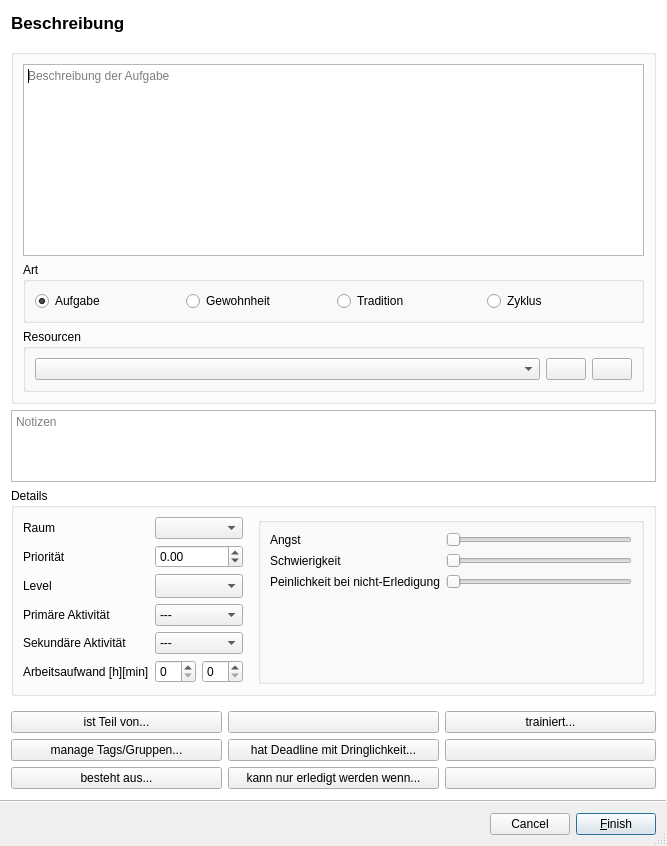
<?xml version="1.0" encoding="UTF-8"?>
<ui version="4.0">
 <class>Wizard</class>
 <widget class="QWizard" name="Wizard">
  <property name="geometry">
   <rect>
    <x>0</x>
    <y>0</y>
    <width>667</width>
    <height>846</height>
   </rect>
  </property>
  <property name="windowTitle">
   <string>Bearbeite Aufgabe</string>
  </property>
  <property name="sizeGripEnabled">
   <bool>true</bool>
  </property>
  <property name="modal">
   <bool>true</bool>
  </property>
  <property name="wizardStyle">
   <enum>QWizard::ModernStyle</enum>
  </property>
  <property name="options">
   <set>QWizard::CancelButtonOnLeft|QWizard::HaveFinishButtonOnEarlyPages|QWizard::IgnoreSubTitles|QWizard::NoBackButtonOnStartPage</set>
  </property>
  <widget class="QWizardPage" name="page_basics">
   <property name="title">
    <string>Beschreibung</string>
   </property>
   <layout class="QVBoxLayout" name="verticalLayout_2">
    <item>
     <widget class="QGroupBox" name="groupBox">
      <property name="sizePolicy">
       <sizepolicy hsizetype="Preferred" vsizetype="MinimumExpanding">
        <horstretch>0</horstretch>
        <verstretch>0</verstretch>
       </sizepolicy>
      </property>
      <property name="title">
       <string/>
      </property>
      <layout class="QVBoxLayout" name="verticalLayout">
       <item>
        <widget class="QPlainTextEdit" name="desc">
         <property name="sizePolicy">
          <sizepolicy hsizetype="Expanding" vsizetype="Fixed">
           <horstretch>0</horstretch>
           <verstretch>0</verstretch>
          </sizepolicy>
         </property>
         <property name="maximumSize">
          <size>
           <width>16777215</width>
           <height>500</height>
          </size>
         </property>
         <property name="mouseTracking">
          <bool>true</bool>
         </property>
         <property name="tabletTracking">
          <bool>true</bool>
         </property>
         <property name="autoFillBackground">
          <bool>true</bool>
         </property>
         <property name="frameShadow">
          <enum>QFrame::Plain</enum>
         </property>
         <property name="verticalScrollBarPolicy">
          <enum>Qt::ScrollBarAlwaysOff</enum>
         </property>
         <property name="horizontalScrollBarPolicy">
          <enum>Qt::ScrollBarAlwaysOff</enum>
         </property>
         <property name="tabChangesFocus">
          <bool>true</bool>
         </property>
         <property name="textInteractionFlags">
          <set>Qt::TextEditorInteraction</set>
         </property>
         <property name="backgroundVisible">
          <bool>false</bool>
         </property>
         <property name="centerOnScroll">
          <bool>false</bool>
         </property>
         <property name="placeholderText">
          <string>Beschreibung der Aufgabe</string>
         </property>
        </widget>
       </item>
       <item>
        <widget class="QGroupBox" name="task_type">
         <property name="title">
          <string>Art</string>
         </property>
         <layout class="QHBoxLayout" name="horizontalLayout_5">
          <item>
           <widget class="QRadioButton" name="is_task">
            <property name="text">
             <string>Aufgabe</string>
            </property>
            <property name="checked">
             <bool>true</bool>
            </property>
            <attribute name="buttonGroup">
             <string notr="true">kind_of</string>
            </attribute>
           </widget>
          </item>
          <item>
           <widget class="QRadioButton" name="is_habit">
            <property name="text">
             <string>Gewohnheit</string>
            </property>
            <attribute name="buttonGroup">
             <string notr="true">kind_of</string>
            </attribute>
           </widget>
          </item>
          <item>
           <widget class="QRadioButton" name="is_tradition">
            <property name="text">
             <string>Tradition</string>
            </property>
            <attribute name="buttonGroup">
             <string notr="true">kind_of</string>
            </attribute>
           </widget>
          </item>
          <item>
           <widget class="QRadioButton" name="is_cycle">
            <property name="text">
             <string>Zyklus</string>
            </property>
            <attribute name="buttonGroup">
             <string notr="true">kind_of</string>
            </attribute>
           </widget>
          </item>
         </layout>
        </widget>
       </item>
       <item>
        <widget class="QGroupBox" name="groupBox_2">
         <property name="title">
          <string>Resourcen</string>
         </property>
         <layout class="QHBoxLayout" name="horizontalLayout_4">
          <item>
           <widget class="QComboBox" name="resources">
            <property name="sizePolicy">
             <sizepolicy hsizetype="Expanding" vsizetype="Fixed">
              <horstretch>0</horstretch>
              <verstretch>0</verstretch>
             </sizepolicy>
            </property>
            <property name="currentText">
             <string/>
            </property>
            <property name="insertPolicy">
             <enum>QComboBox::InsertAlphabetically</enum>
            </property>
           </widget>
          </item>
          <item>
           <widget class="QPushButton" name="resource_remove">
            <property name="text">
             <string/>
            </property>
            <property name="icon">
             <iconset>
              <normaloff>../extra/feathericons/minus.svg</normaloff>../extra/feathericons/minus.svg</iconset>
            </property>
           </widget>
          </item>
          <item>
           <widget class="QPushButton" name="resource_add">
            <property name="text">
             <string/>
            </property>
            <property name="icon">
             <iconset>
              <normaloff>../extra/feathericons/plus.svg</normaloff>../extra/feathericons/plus.svg</iconset>
            </property>
           </widget>
          </item>
         </layout>
        </widget>
       </item>
      </layout>
     </widget>
    </item>
    <item>
     <widget class="QPlainTextEdit" name="notes">
      <property name="sizePolicy">
       <sizepolicy hsizetype="Expanding" vsizetype="Maximum">
        <horstretch>0</horstretch>
        <verstretch>0</verstretch>
       </sizepolicy>
      </property>
      <property name="sizeAdjustPolicy">
       <enum>QAbstractScrollArea::AdjustToContentsOnFirstShow</enum>
      </property>
      <property name="textInteractionFlags">
       <set>Qt::LinksAccessibleByKeyboard|Qt::LinksAccessibleByMouse|Qt::TextBrowserInteraction|Qt::TextEditable|Qt::TextEditorInteraction|Qt::TextSelectableByKeyboard|Qt::TextSelectableByMouse</set>
      </property>
      <property name="placeholderText">
       <string>Notizen</string>
      </property>
     </widget>
    </item>
    <item>
     <widget class="QGroupBox" name="groupBox_6">
      <property name="sizePolicy">
       <sizepolicy hsizetype="Preferred" vsizetype="MinimumExpanding">
        <horstretch>0</horstretch>
        <verstretch>0</verstretch>
       </sizepolicy>
      </property>
      <property name="title">
       <string>Details</string>
      </property>
      <layout class="QHBoxLayout" name="horizontalLayout">
       <item>
        <layout class="QFormLayout" name="formLayout">
         <property name="rightMargin">
          <number>9</number>
         </property>
         <item row="0" column="0">
          <widget class="QLabel" name="label_3">
           <property name="text">
            <string>Raum</string>
           </property>
           <property name="buddy">
            <cstring>space</cstring>
           </property>
          </widget>
         </item>
         <item row="0" column="1">
          <widget class="QComboBox" name="space">
           <property name="enabled">
            <bool>true</bool>
           </property>
           <property name="currentText">
            <string/>
           </property>
           <property name="insertPolicy">
            <enum>QComboBox::NoInsert</enum>
           </property>
           <property name="frame">
            <bool>true</bool>
           </property>
           <property name="modelColumn">
            <number>0</number>
           </property>
          </widget>
         </item>
         <item row="1" column="0">
          <widget class="QLabel" name="label">
           <property name="text">
            <string>Priorität</string>
           </property>
           <property name="buddy">
            <cstring>priority</cstring>
           </property>
          </widget>
         </item>
         <item row="1" column="1">
          <widget class="QDoubleSpinBox" name="priority">
           <property name="minimum">
            <double>-9001.000000000000000</double>
           </property>
           <property name="maximum">
            <double>9001.000000000000000</double>
           </property>
          </widget>
         </item>
         <item row="2" column="0">
          <widget class="QLabel" name="label_4">
           <property name="text">
            <string>Level</string>
           </property>
           <property name="buddy">
            <cstring>level</cstring>
           </property>
          </widget>
         </item>
         <item row="2" column="1">
          <widget class="QComboBox" name="level">
           <property name="enabled">
            <bool>true</bool>
           </property>
           <property name="sizePolicy">
            <sizepolicy hsizetype="Preferred" vsizetype="Fixed">
             <horstretch>0</horstretch>
             <verstretch>0</verstretch>
            </sizepolicy>
           </property>
           <property name="currentText">
            <string/>
           </property>
           <property name="currentIndex">
            <number>-1</number>
           </property>
           <property name="sizeAdjustPolicy">
            <enum>QComboBox::AdjustToMinimumContentsLengthWithIcon</enum>
           </property>
           <property name="frame">
            <bool>true</bool>
           </property>
          </widget>
         </item>
         <item row="3" column="0">
          <widget class="QLabel" name="label_5">
           <property name="text">
            <string>Primäre Aktivität </string>
           </property>
           <property name="buddy">
            <cstring>activity</cstring>
           </property>
          </widget>
         </item>
         <item row="3" column="1">
          <widget class="QComboBox" name="activity">
           <item>
            <property name="text">
             <string>---</string>
            </property>
           </item>
          </widget>
         </item>
         <item row="5" column="0">
          <widget class="QLabel" name="label_6">
           <property name="text">
            <string>Sekundäre Aktivität</string>
           </property>
           <property name="buddy">
            <cstring>secondary_activity</cstring>
           </property>
          </widget>
         </item>
         <item row="5" column="1">
          <widget class="QComboBox" name="secondary_activity">
           <property name="currentText">
            <string>---</string>
           </property>
           <property name="currentIndex">
            <number>0</number>
           </property>
           <item>
            <property name="text">
             <string>---</string>
            </property>
           </item>
          </widget>
         </item>
         <item row="6" column="0">
          <widget class="QLabel" name="label_2">
           <property name="text">
            <string>Arbeitsaufwand [h][min]</string>
           </property>
           <property name="buddy">
            <cstring>ETA_hours</cstring>
           </property>
          </widget>
         </item>
         <item row="6" column="1">
          <layout class="QHBoxLayout" name="horizontalLayout_2">
           <item>
            <widget class="QSpinBox" name="ETA_hours"/>
           </item>
           <item>
            <widget class="QSpinBox" name="ETA_mins"/>
           </item>
          </layout>
         </item>
        </layout>
       </item>
       <item>
        <widget class="QGroupBox" name="groupBox_9">
         <property name="sizePolicy">
          <sizepolicy hsizetype="Preferred" vsizetype="MinimumExpanding">
           <horstretch>0</horstretch>
           <verstretch>0</verstretch>
          </sizepolicy>
         </property>
         <property name="title">
          <string/>
         </property>
         <property name="flat">
          <bool>false</bool>
         </property>
         <layout class="QFormLayout" name="formLayout_2">
          <item row="3" column="0">
           <widget class="QLabel" name="label_11">
            <property name="text">
             <string>Angst</string>
            </property>
           </widget>
          </item>
          <item row="3" column="1">
           <widget class="QSlider" name="fear">
            <property name="orientation">
             <enum>Qt::Horizontal</enum>
            </property>
           </widget>
          </item>
          <item row="6" column="0">
           <widget class="QLabel" name="label_12">
            <property name="text">
             <string>Schwierigkeit</string>
            </property>
           </widget>
          </item>
          <item row="6" column="1">
           <widget class="QSlider" name="difficulty">
            <property name="orientation">
             <enum>Qt::Horizontal</enum>
            </property>
           </widget>
          </item>
          <item row="7" column="0">
           <widget class="QLabel" name="label_13">
            <property name="text">
             <string>Peinlichkeit bei nicht-Erledigung</string>
            </property>
           </widget>
          </item>
          <item row="7" column="1">
           <widget class="QSlider" name="embarassment">
            <property name="orientation">
             <enum>Qt::Horizontal</enum>
            </property>
           </widget>
          </item>
         </layout>
        </widget>
       </item>
      </layout>
     </widget>
    </item>
    <item>
     <layout class="QGridLayout" name="gridLayout">
      <property name="topMargin">
       <number>9</number>
      </property>
      <item row="0" column="0">
       <widget class="QPushButton" name="button7">
        <property name="text">
         <string>ist Teil von...</string>
        </property>
        <property name="shortcut">
         <string>7</string>
        </property>
        <property name="checkable">
         <bool>false</bool>
        </property>
        <property name="checked">
         <bool>false</bool>
        </property>
       </widget>
      </item>
      <item row="3" column="1">
       <widget class="QPushButton" name="button2">
        <property name="text">
         <string>kann nur erledigt werden wenn...</string>
        </property>
        <property name="shortcut">
         <string>2</string>
        </property>
       </widget>
      </item>
      <item row="0" column="2">
       <widget class="QPushButton" name="button9">
        <property name="sizePolicy">
         <sizepolicy hsizetype="Minimum" vsizetype="Minimum">
          <horstretch>0</horstretch>
          <verstretch>0</verstretch>
         </sizepolicy>
        </property>
        <property name="text">
         <string>trainiert...</string>
        </property>
        <property name="shortcut">
         <string>9</string>
        </property>
       </widget>
      </item>
      <item row="1" column="2">
       <widget class="QPushButton" name="button6">
        <property name="enabled">
         <bool>true</bool>
        </property>
        <property name="text">
         <string/>
        </property>
        <property name="shortcut">
         <string>6</string>
        </property>
       </widget>
      </item>
      <item row="3" column="2">
       <widget class="QPushButton" name="button3">
        <property name="enabled">
         <bool>true</bool>
        </property>
        <property name="text">
         <string/>
        </property>
        <property name="shortcut">
         <string>3</string>
        </property>
       </widget>
      </item>
      <item row="1" column="0">
       <widget class="QPushButton" name="button4">
        <property name="text">
         <string>manage Tags/Gruppen...</string>
        </property>
        <property name="shortcut">
         <string>4</string>
        </property>
       </widget>
      </item>
      <item row="3" column="0">
       <widget class="QPushButton" name="button1">
        <property name="text">
         <string>besteht aus...</string>
        </property>
        <property name="shortcut">
         <string>1</string>
        </property>
       </widget>
      </item>
      <item row="1" column="1">
       <widget class="QPushButton" name="button5">
        <property name="text">
         <string>hat Deadline mit Dringlichkeit...</string>
        </property>
        <property name="shortcut">
         <string>5</string>
        </property>
       </widget>
      </item>
      <item row="0" column="1">
       <widget class="QPushButton" name="button8">
        <property name="enabled">
         <bool>true</bool>
        </property>
        <property name="text">
         <string/>
        </property>
        <property name="shortcut">
         <string>8</string>
        </property>
       </widget>
      </item>
     </layout>
    </item>
   </layout>
  </widget>
 </widget>
 <resources/>
 <connections/>
 <buttongroups>
  <buttongroup name="kind_of"/>
 </buttongroups>
</ui>
